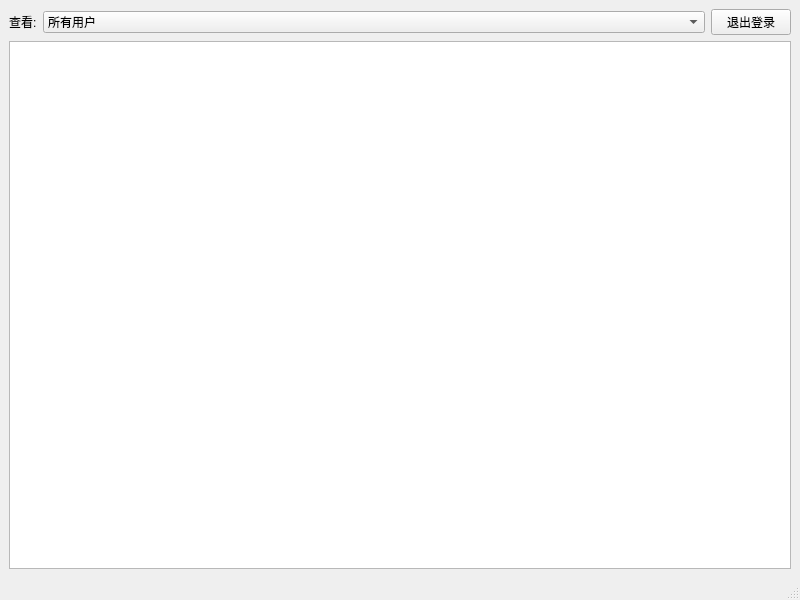
<?xml version="1.0" encoding="UTF-8"?>
<ui version="4.0">
 <class>Backend</class>
 <widget class="QMainWindow" name="Backend">
  <property name="geometry">
   <rect>
    <x>0</x>
    <y>0</y>
    <width>800</width>
    <height>600</height>
   </rect>
  </property>
  <property name="windowTitle">
   <string>管理员客户端</string>
  </property>
  <widget class="QWidget" name="centralwidget">
   <layout class="QVBoxLayout" name="verticalLayout">
    <item>
     <layout class="QHBoxLayout" name="horizontalLayout">
      <item>
       <widget class="QLabel" name="label">
        <property name="text">
         <string>查看:</string>
        </property>
       </widget>
      </item>
      <item>
       <widget class="QComboBox" name="comboBox">
        <property name="sizePolicy">
         <sizepolicy hsizetype="Expanding" vsizetype="Fixed">
          <horstretch>0</horstretch>
          <verstretch>0</verstretch>
         </sizepolicy>
        </property>
        <item>
         <property name="text">
          <string>所有用户</string>
         </property>
        </item>
        <item>
         <property name="text">
          <string>医生</string>
         </property>
        </item>
        <item>
         <property name="text">
          <string>病患</string>
         </property>
        </item>
       </widget>
      </item>
      <item>
       <widget class="QPushButton" name="LogoutBtn">
        <property name="text">
         <string>退出登录</string>
        </property>
       </widget>
      </item>
     </layout>
    </item>
    <item>
     <widget class="QListWidget" name="UserList"/>
    </item>
   </layout>
  </widget>
  <widget class="QMenuBar" name="menubar">
   <property name="geometry">
    <rect>
     <x>0</x>
     <y>0</y>
     <width>800</width>
     <height>28</height>
    </rect>
   </property>
  </widget>
  <widget class="QStatusBar" name="statusbar"/>
 </widget>
 <resources/>
 <connections/>
</ui>
